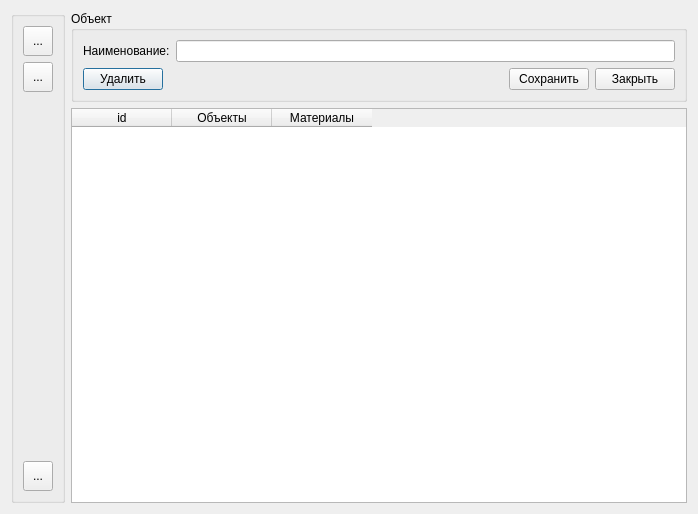
<?xml version="1.0" encoding="UTF-8"?>
<ui version="4.0">
 <class>objects</class>
 <widget class="QDialog" name="objects">
  <property name="geometry">
   <rect>
    <x>0</x>
    <y>0</y>
    <width>698</width>
    <height>514</height>
   </rect>
  </property>
  <property name="windowTitle">
   <string>Dialog</string>
  </property>
  <layout class="QGridLayout" name="gridLayout_3">
   <item row="0" column="0">
    <layout class="QHBoxLayout" name="horizontalLayout_3">
     <item>
      <widget class="QGroupBox" name="groupBox_menu">
       <property name="title">
        <string/>
       </property>
       <layout class="QGridLayout" name="gridLayout_2">
        <item row="0" column="0">
         <widget class="QToolButton" name="toolButton_add">
          <property name="minimumSize">
           <size>
            <width>30</width>
            <height>30</height>
           </size>
          </property>
          <property name="maximumSize">
           <size>
            <width>30</width>
            <height>30</height>
           </size>
          </property>
          <property name="text">
           <string>...</string>
          </property>
         </widget>
        </item>
        <item row="1" column="0">
         <widget class="QToolButton" name="toolButton_treb">
          <property name="minimumSize">
           <size>
            <width>30</width>
            <height>30</height>
           </size>
          </property>
          <property name="maximumSize">
           <size>
            <width>30</width>
            <height>30</height>
           </size>
          </property>
          <property name="text">
           <string>...</string>
          </property>
         </widget>
        </item>
        <item row="3" column="0">
         <spacer name="verticalSpacer">
          <property name="orientation">
           <enum>Qt::Vertical</enum>
          </property>
          <property name="sizeHint" stdset="0">
           <size>
            <width>20</width>
            <height>40</height>
           </size>
          </property>
         </spacer>
        </item>
        <item row="4" column="0">
         <widget class="QToolButton" name="toolButton_close">
          <property name="minimumSize">
           <size>
            <width>30</width>
            <height>30</height>
           </size>
          </property>
          <property name="maximumSize">
           <size>
            <width>30</width>
            <height>30</height>
           </size>
          </property>
          <property name="text">
           <string>...</string>
          </property>
         </widget>
        </item>
       </layout>
      </widget>
     </item>
     <item>
      <layout class="QVBoxLayout" name="verticalLayout">
       <item>
        <widget class="QGroupBox" name="groupBox_obj">
         <property name="title">
          <string>Объект</string>
         </property>
         <layout class="QGridLayout" name="gridLayout">
          <item row="0" column="0">
           <layout class="QHBoxLayout" name="horizontalLayout">
            <item>
             <widget class="QLabel" name="label">
              <property name="text">
               <string>Наименование:</string>
              </property>
             </widget>
            </item>
            <item>
             <widget class="QLineEdit" name="lineEdit_name"/>
            </item>
           </layout>
          </item>
          <item row="1" column="0">
           <layout class="QHBoxLayout" name="horizontalLayout_2">
            <item>
             <widget class="QPushButton" name="pushButton_del">
              <property name="text">
               <string>Удалить</string>
              </property>
             </widget>
            </item>
            <item>
             <spacer name="horizontalSpacer">
              <property name="orientation">
               <enum>Qt::Horizontal</enum>
              </property>
              <property name="sizeHint" stdset="0">
               <size>
                <width>40</width>
                <height>20</height>
               </size>
              </property>
             </spacer>
            </item>
            <item>
             <widget class="QPushButton" name="pushButton_save">
              <property name="text">
               <string>Сохранить</string>
              </property>
             </widget>
            </item>
            <item>
             <widget class="QPushButton" name="pushButton_close">
              <property name="text">
               <string>Закрыть</string>
              </property>
             </widget>
            </item>
           </layout>
          </item>
         </layout>
        </widget>
       </item>
       <item>
        <widget class="QTableWidget" name="tableWidget_obj">
         <property name="editTriggers">
          <set>QAbstractItemView::NoEditTriggers</set>
         </property>
         <property name="alternatingRowColors">
          <bool>true</bool>
         </property>
         <property name="selectionMode">
          <enum>QAbstractItemView::SingleSelection</enum>
         </property>
         <property name="selectionBehavior">
          <enum>QAbstractItemView::SelectRows</enum>
         </property>
         <attribute name="horizontalHeaderStretchLastSection">
          <bool>false</bool>
         </attribute>
         <attribute name="verticalHeaderDefaultSectionSize">
          <number>23</number>
         </attribute>
         <column>
          <property name="text">
           <string>id</string>
          </property>
         </column>
         <column>
          <property name="text">
           <string>Объекты</string>
          </property>
         </column>
         <column>
          <property name="text">
           <string>Материалы</string>
          </property>
         </column>
        </widget>
       </item>
      </layout>
     </item>
    </layout>
   </item>
  </layout>
 </widget>
 <resources/>
 <connections/>
</ui>
